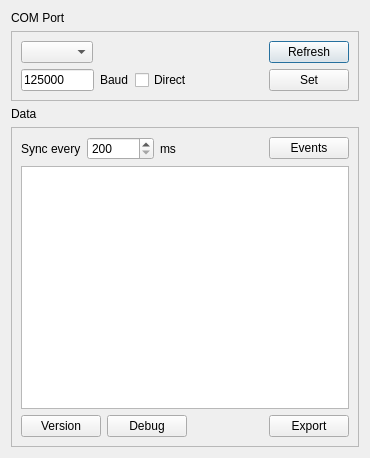
<?xml version="1.0" encoding="UTF-8"?>
<ui version="4.0">
 <class>Dialog</class>
 <widget class="QDialog" name="Dialog">
  <property name="geometry">
   <rect>
    <x>0</x>
    <y>0</y>
    <width>370</width>
    <height>458</height>
   </rect>
  </property>
  <property name="sizePolicy">
   <sizepolicy hsizetype="Minimum" vsizetype="Fixed">
    <horstretch>0</horstretch>
    <verstretch>0</verstretch>
   </sizepolicy>
  </property>
  <property name="windowTitle">
   <string>Dialog</string>
  </property>
  <layout class="QVBoxLayout" name="verticalLayout_4">
   <item>
    <widget class="QLabel" name="label_4">
     <property name="text">
      <string notr="true">COM Port</string>
     </property>
    </widget>
   </item>
   <item>
    <widget class="QFrame" name="frame">
     <property name="sizePolicy">
      <sizepolicy hsizetype="MinimumExpanding" vsizetype="Preferred">
       <horstretch>0</horstretch>
       <verstretch>0</verstretch>
      </sizepolicy>
     </property>
     <property name="accessibleName">
      <string/>
     </property>
     <property name="frameShape">
      <enum>QFrame::StyledPanel</enum>
     </property>
     <property name="frameShadow">
      <enum>QFrame::Plain</enum>
     </property>
     <property name="midLineWidth">
      <number>1</number>
     </property>
     <layout class="QVBoxLayout" name="verticalLayout">
      <item>
       <layout class="QHBoxLayout" name="horizontalLayout_2">
        <item>
         <widget class="QComboBox" name="com_port_comboBox"/>
        </item>
        <item>
         <spacer name="horizontalSpacer_3">
          <property name="orientation">
           <enum>Qt::Horizontal</enum>
          </property>
          <property name="sizeHint" stdset="0">
           <size>
            <width>40</width>
            <height>20</height>
           </size>
          </property>
         </spacer>
        </item>
        <item>
         <widget class="QPushButton" name="refresh_pushButton">
          <property name="text">
           <string>Refresh</string>
          </property>
         </widget>
        </item>
       </layout>
      </item>
      <item>
       <layout class="QHBoxLayout" name="horizontalLayout">
        <item>
         <widget class="QLineEdit" name="baud_rate_lineEdit">
          <property name="sizePolicy">
           <sizepolicy hsizetype="Fixed" vsizetype="Fixed">
            <horstretch>0</horstretch>
            <verstretch>0</verstretch>
           </sizepolicy>
          </property>
          <property name="maximumSize">
           <size>
            <width>73</width>
            <height>24</height>
           </size>
          </property>
          <property name="inputMask">
           <string extracomment="12"/>
          </property>
          <property name="text">
           <string>125000</string>
          </property>
          <property name="maxLength">
           <number>6</number>
          </property>
         </widget>
        </item>
        <item>
         <widget class="QLabel" name="label">
          <property name="text">
           <string>Baud</string>
          </property>
         </widget>
        </item>
        <item>
         <widget class="QCheckBox" name="direct_checkBox">
          <property name="text">
           <string>Direct</string>
          </property>
         </widget>
        </item>
        <item>
         <spacer name="horizontalSpacer">
          <property name="orientation">
           <enum>Qt::Horizontal</enum>
          </property>
          <property name="sizeHint" stdset="0">
           <size>
            <width>40</width>
            <height>20</height>
           </size>
          </property>
         </spacer>
        </item>
        <item>
         <widget class="QPushButton" name="set_pushButton_2">
          <property name="text">
           <string>Set</string>
          </property>
         </widget>
        </item>
       </layout>
      </item>
     </layout>
    </widget>
   </item>
   <item>
    <widget class="QLabel" name="label_5">
     <property name="text">
      <string>Data</string>
     </property>
    </widget>
   </item>
   <item>
    <widget class="QFrame" name="frame_2">
     <property name="sizePolicy">
      <sizepolicy hsizetype="MinimumExpanding" vsizetype="MinimumExpanding">
       <horstretch>0</horstretch>
       <verstretch>0</verstretch>
      </sizepolicy>
     </property>
     <property name="accessibleName">
      <string/>
     </property>
     <property name="frameShape">
      <enum>QFrame::StyledPanel</enum>
     </property>
     <property name="frameShadow">
      <enum>QFrame::Plain</enum>
     </property>
     <property name="midLineWidth">
      <number>1</number>
     </property>
     <layout class="QVBoxLayout" name="verticalLayout_3">
      <item>
       <layout class="QVBoxLayout" name="verticalLayout_2">
        <item>
         <layout class="QHBoxLayout" name="horizontalLayout_3">
          <item>
           <widget class="QLabel" name="label_2">
            <property name="text">
             <string>Sync every</string>
            </property>
           </widget>
          </item>
          <item>
           <widget class="QSpinBox" name="time_spinBox">
            <property name="minimum">
             <number>200</number>
            </property>
            <property name="maximum">
             <number>999999</number>
            </property>
           </widget>
          </item>
          <item>
           <widget class="QLabel" name="label_3">
            <property name="text">
             <string>ms</string>
            </property>
           </widget>
          </item>
          <item>
           <spacer name="horizontalSpacer_4">
            <property name="orientation">
             <enum>Qt::Horizontal</enum>
            </property>
            <property name="sizeHint" stdset="0">
             <size>
              <width>40</width>
              <height>20</height>
             </size>
            </property>
           </spacer>
          </item>
          <item>
           <widget class="QPushButton" name="events_pushButton_3">
            <property name="text">
             <string>Events</string>
            </property>
           </widget>
          </item>
         </layout>
        </item>
        <item>
         <widget class="QTableWidget" name="tableWidget">
          <property name="minimumSize">
           <size>
            <width>0</width>
            <height>0</height>
           </size>
          </property>
         </widget>
        </item>
        <item>
         <layout class="QHBoxLayout" name="horizontalLayout_4">
          <item>
           <widget class="QPushButton" name="version_pushButton_4">
            <property name="text">
             <string>Version</string>
            </property>
           </widget>
          </item>
          <item>
           <widget class="QPushButton" name="debug_pushButton_6">
            <property name="text">
             <string>Debug</string>
            </property>
           </widget>
          </item>
          <item>
           <spacer name="horizontalSpacer_5">
            <property name="orientation">
             <enum>Qt::Horizontal</enum>
            </property>
            <property name="sizeHint" stdset="0">
             <size>
              <width>20</width>
              <height>20</height>
             </size>
            </property>
           </spacer>
          </item>
          <item>
           <widget class="QPushButton" name="debug_pushButton_5">
            <property name="text">
             <string>Export</string>
            </property>
           </widget>
          </item>
         </layout>
        </item>
       </layout>
      </item>
     </layout>
    </widget>
   </item>
  </layout>
 </widget>
 <resources/>
 <connections/>
</ui>
